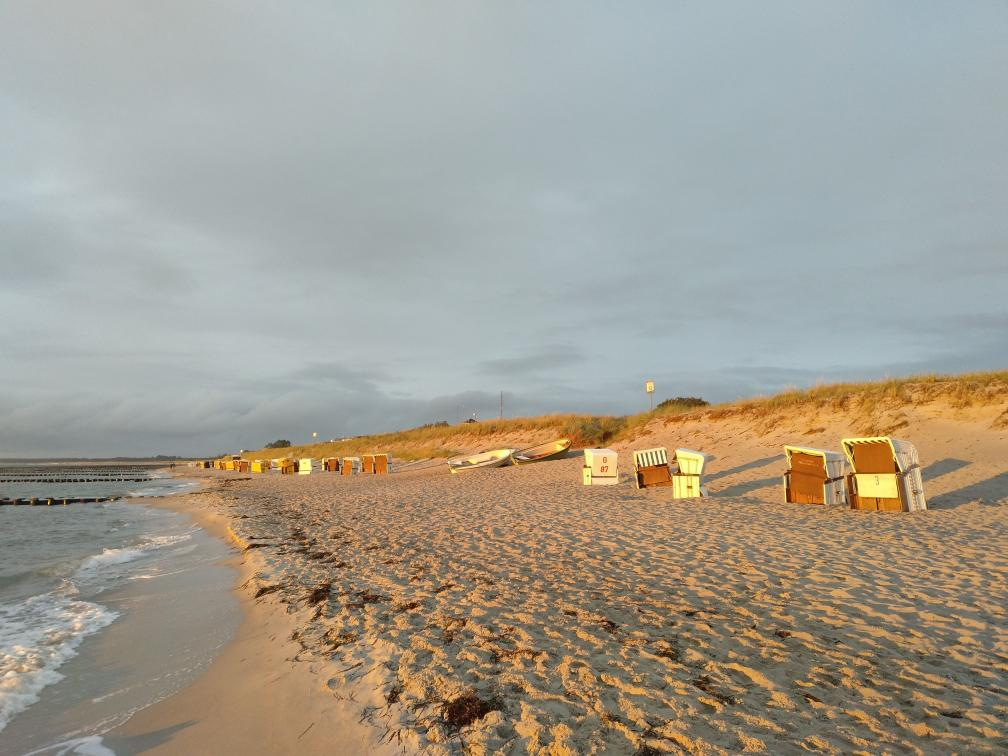
#> input picture Prac_02/data/sea.jpg, 1008 x 756 px
$ jupyter execute Homework.ipynb
#> lines starting #> are read from the running program, lines starting #| are printed output that depends on the picture
# Prac 02
For this homework you will have to complete and implement the colour balancing for:
* Gray world algorithm
* Scale-by-max algorithm

You are free to use your own images. Experiment with more images and think about the effect each of the algorithms has on the resulting (balanced) image.

### Colour Balancing
In this notebook we will show different type of colour balancing making use of von Kries' hypothesis.

[cell 1]
import cv2
import numpy as np
from matplotlib import pyplot as plt
plt.rcParams['figure.figsize'] = [15, 5]

[cell 2]
img = cv2.imread('../data/sea.jpg')
#> img is the input picture: shape (756, 1008, 3); mean B, G, R 144.1, 156.8, 162.3
img = cv2.cvtColor(img, cv2.COLOR_BGR2RGB)
plt.imshow(img)

### White patch
In white patch algorithm we choose a group of pixels we know they should be white. We then scale the resulting image colour channels by this white patch.

[cell 3]
# Define white patch and the coefficients
row, col = 485, 864
white = img[row, col, :]
#> white = [252, 242, 127]
coeffs = 255.0/white
#> coeffs = [1.01, 1.05, 2.01]

# Apply white balancing and generate balanced image
balanced = np.zeros_like(img, dtype=np.float32)
for channel in range(3):
    balanced[..., channel] = img[..., channel] * coeffs[channel]
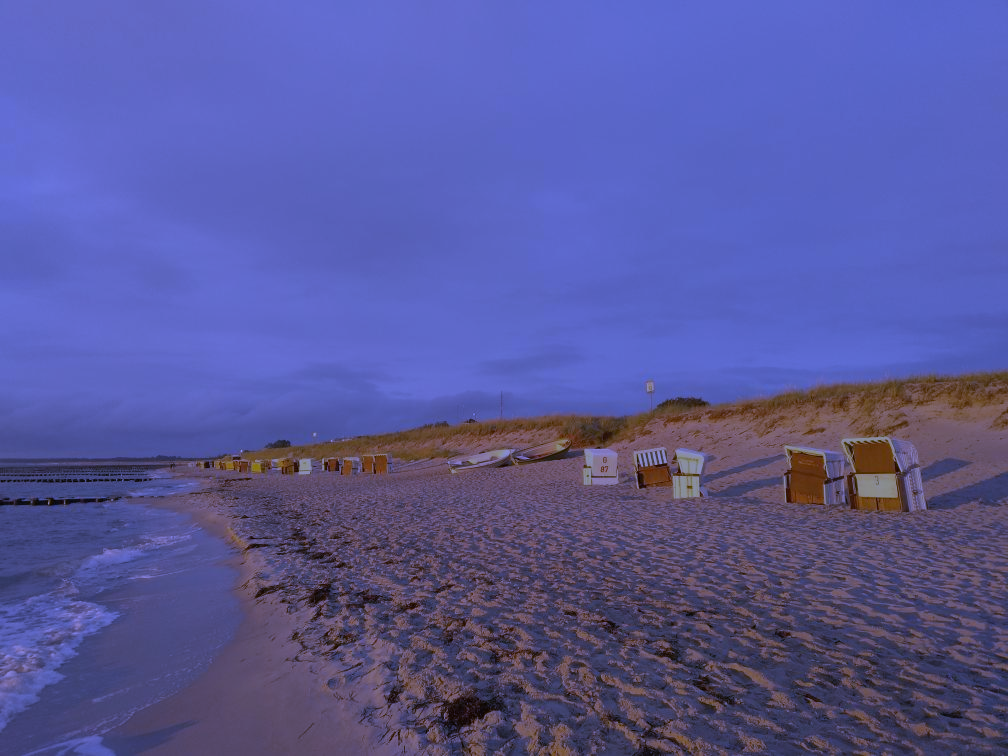
#> balanced: shape (756, 1008, 3) float32; mean R, G, B 164.2, 165.2, 289.2; drawn with min black and max white

# White patching does not guarantee that the dynamic range is preserved, images must be clipped.
balanced = balanced/255
balanced[balanced > 1] = 1

plt.subplot(121), plt.imshow(img)
plt.subplot(122), plt.imshow(balanced)
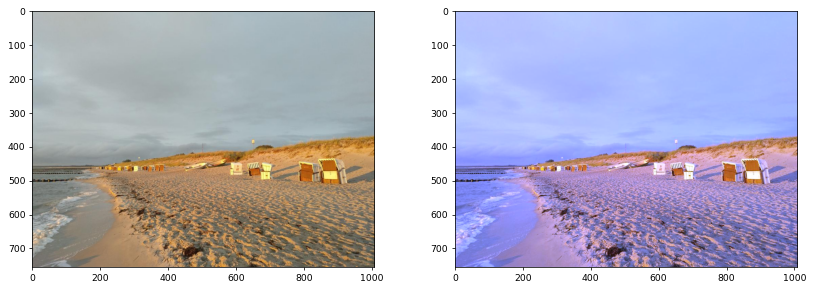
#> figure drawn by matplotlib, 2 panels

### Gray world
This algorithm assumes that a scene, on average, is gray.

[cell 4]
# Load your image
img = cv2.imread('../data/sea.jpg')
img = cv2.cvtColor(img, cv2.COLOR_BGR2RGB)

# Compute the mean values for all three colour channels (red, green, blue)
mean_r = np.mean(img[:, :, 0])
#> mean_r = 162.3
mean_g = np.mean(img[:, :, 1])
#> mean_g = 156.8
mean_b = np.mean(img[:, :, 2])
#> mean_b = 144.1

# Compute the coefficients kr, kg, kb
# Note: there are 3 coefficients to compute but we only have 2 equations.
# Therefore, you have to make an assumption, fix the value of one of the
# coefficients and compute the remining two
# Hint: You can fix the coefficient of the brightest colour channel to 1.
max_mean = max(mean_r, mean_g, mean_b)
#> max_mean = 162.3
kr = max_mean / mean_r
#> kr = 1
kg = max_mean / mean_g
#> kg = 1.03
kb = max_mean / mean_b
#> kb = 1.13

# Apply color balancing and generate the balanced image
balanced = np.zeros_like(img, dtype=np.float32)
balanced[:, :, 0] = img[:, :, 0] * kr
balanced[:, :, 1] = img[:, :, 1] * kg
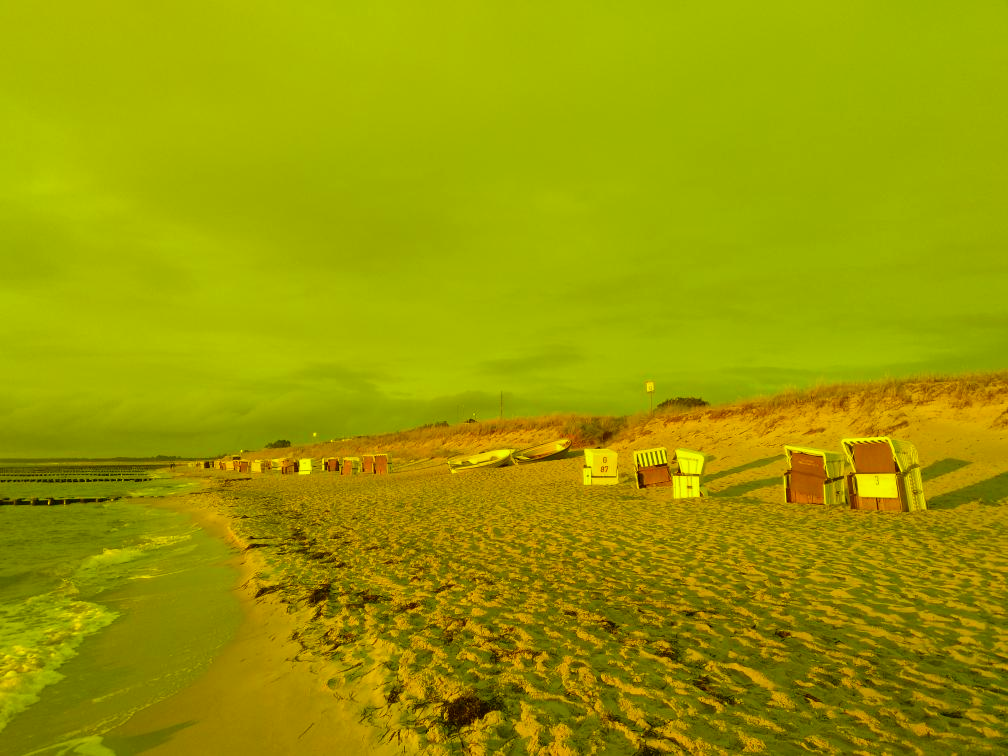
#> balanced: shape (756, 1008, 3) float32; mean R, G, B 162.3, 162.3, 0; drawn with min black and max white
balanced[:, :, 2] = img[:, :, 2] * kb

# Clip and normalize
balanced = np.clip(balanced, 0, 255).astype(np.uint8)
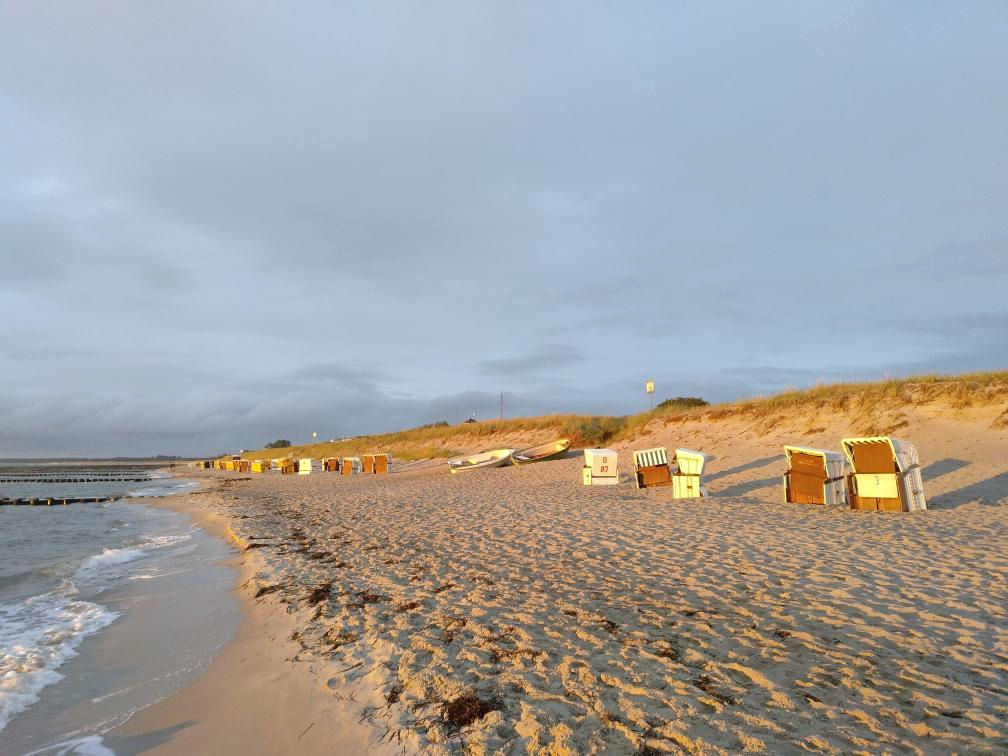
#> balanced: shape (756, 1008, 3); mean R, G, B 162.3, 161.8, 161.7

# Show the original and the balanced image side by side
plt.subplot(121), plt.imshow(img)
plt.subplot(122), plt.imshow(balanced)

### Scale-by-max
This is a straightforward algorithm that scales each colour channel by its maximum value. Note that it is sensitive to noise and saturations.

[cell 5]
# Load your image
img = cv2.imread('../data/kodim05.jpg')
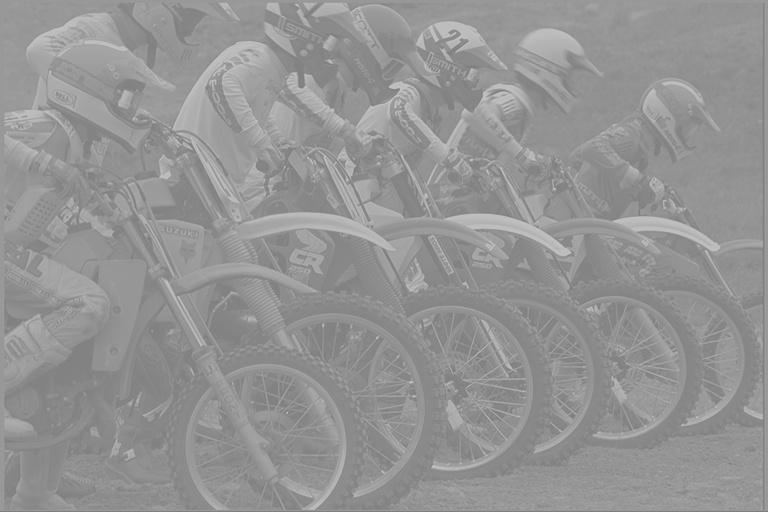
#> input picture Prac_02/data/kodim05.jpg, 768 x 512 px
#> img is the input picture: shape (512, 768, 3); min 122, max 196, mean 147.8
img = cv2.cvtColor(img, cv2.COLOR_BGR2RGB)

# Compute the maximum values for all three colour channels (red, green, blue)
max_r = np.max(img[:, :, 0])
#> max_r = 196
max_g = np.max(img[:, :, 1])
#> max_g = 196
max_b = np.max(img[:, :, 2])
#> max_b = 196

# Apply scale-by-max balancing and generate the balanced image
balanced = np.zeros_like(img, dtype=np.float32)
balanced[:, :, 0] = img[:, :, 0] * (255.0 / max_r)
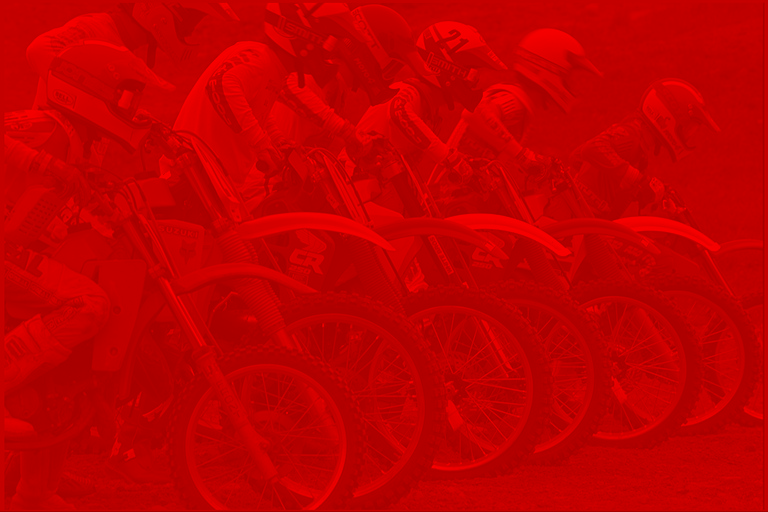
#> balanced: shape (512, 768, 3) float32; mean R, G, B 192.3, 0, 0
balanced[:, :, 1] = img[:, :, 1] * (255.0 / max_g)
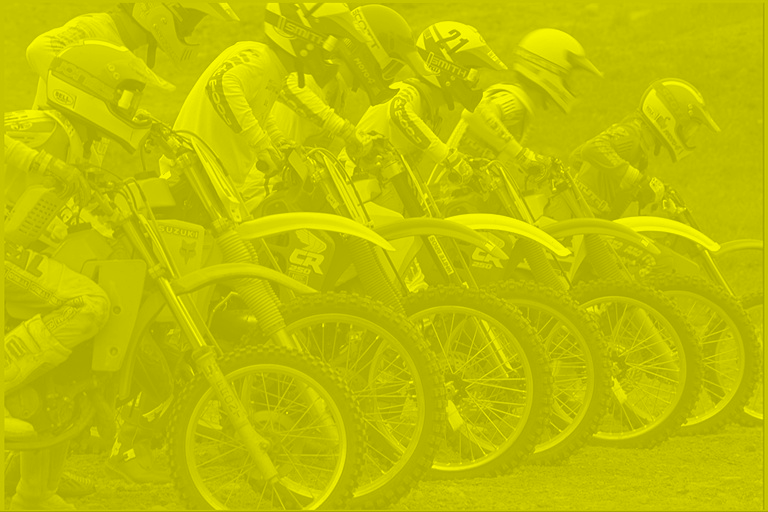
#> balanced: shape (512, 768, 3) float32; mean R, G, B 192.3, 192.3, 0
balanced[:, :, 2] = img[:, :, 2] * (255.0 / max_b)
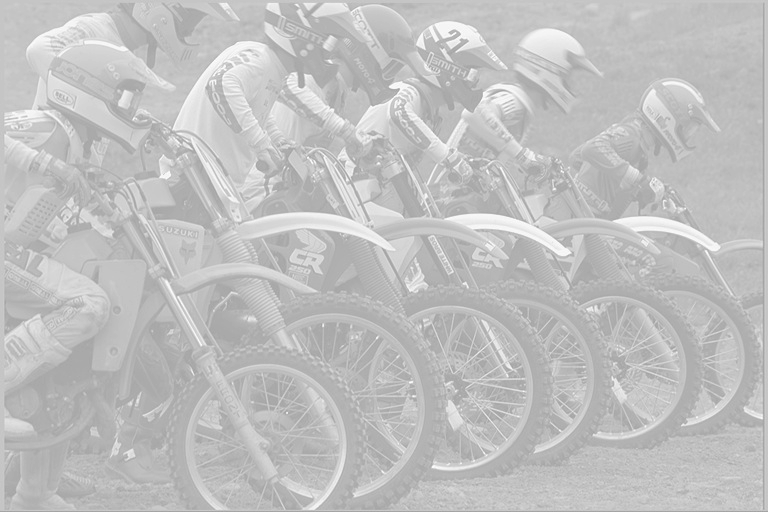
#> balanced: shape (512, 768, 3) float32; min 158.7, max 255, mean 192.3

# Clip and normalize
balanced = np.clip(balanced, 0, 255).astype(np.uint8)

plt.subplot(121), plt.imshow(img)
plt.subplot(122), plt.imshow(balanced)
